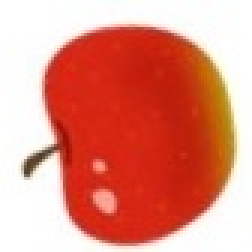
#> input picture tra1/apple/apple_101.jpg, 84 x 84 px (shown 3 times larger); its folder holds only this picture in this run
$ python input_image.py
#> lines starting #> are read from the running program, lines starting #| are printed output that depends on the picture
import cv2
import os
import glob
import random
import numpy as np

def check(new_x, new_y, object_x, object_y, placed_objects):
    # for(x, y, width, height, label) in placed_objects:
    #     if(new_x < x + width and new_x + object_x > x and
    #        new_y < y + height and new_y + object_y > y):
    #         return True
    #     return False
    count = 0
    for label, x, y in placed_objects:
        if(new_x < x + object_x and new_x + object_x > x and
           new_y < y + object_y and new_y + object_y > y):
            count += 1
    if count == 0:
        return True
    else:
        return False

if __name__ == '__main__':
    location = []
    for i in range(50):
        # 背景画像のサイズ
        back_height, back_width = 400, 400
        # 背景画像を真っ白に
        back_img = np.ones((back_height, back_width, 3), dtype=np.uint8) * 255

        path1 = 'tra1'
        path_list = glob.glob(path1+'/*')
        # 配置済みの位置
        placed_objects = []
        # placed_objects = {}
        for label, pic_path in enumerate(path_list):
            list = glob.glob(pic_path+'/*.jpg')
            for j in range(3):
                data = random.choice(list)
                select_img = cv2.imread(data)
#> select_img is the input picture: shape (84, 84, 3); mean B, G, R 128.4, 143.7, 226.2
                # cv2.imshow('img', select_img)
                # cv2.waitKey(0)
                # 物体画像のサイズ
                object_height, object_width, c = select_img.shape
#> object_height = 84; object_width = 84; c = 3

                # 物体が重ならないように配置
                while True:
                    x_position = random.randint(0, back_width - object_width)
                    y_position = random.randint(0, back_height - object_height)

                    # 重なり
                    if check(x_position, y_position, object_width, object_height, placed_objects):
                        break
                # 物体の位置追加
                # placed_objects.append((x_position, y_position, object_width, object_height, label))
                placed_objects.append((label, x_position, y_position))
                # 背景画像に物体を配置する
                back_img[y_position:y_position + object_height, x_position:x_position + object_width] = select_img
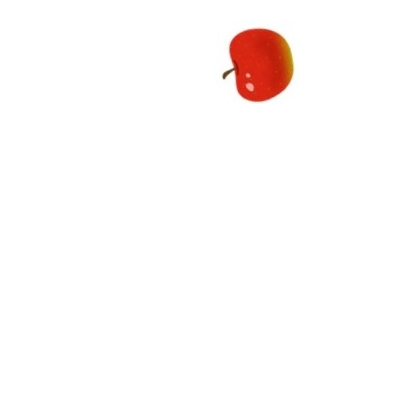
#> back_img: shape (400, 400, 3); mean B, G, R 249.4, 250.1, 253.7

        placed_objects = np.array(placed_objects)
        sort_index = np.lexsort((placed_objects[:,1], placed_objects[:,2]))
        placed_objects_sort = placed_objects[sort_index]
        location.append(placed_objects_sort)
        #print(location[0])
        np.save('npy/placed_objects.npy', placed_objects_sort)
        # cv2.imshow("out", back_img)
        # cv2.waitKey(0)
        # cv2.destroyAllWindows()
        cv2.imwrite(f'test/input1/input_{i}.jpg', back_img)
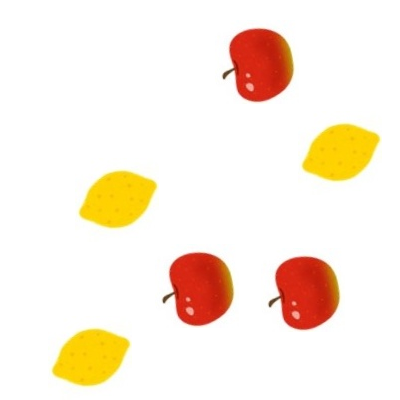
#> saved as input_0.jpg: shape (400, 400, 3); mean B, G, R 223.4, 237.6, 250.9
        #     # ディレクトリ内の物体画像のファイルリストを取得
        # object_images_list = [f for f in os.listdir(objects_directory) if os.path.isfile(os.path.join(objects_directory, f))]
    np.save('npy/location.npy', location)
    print(location)
    print('a',location[0])
